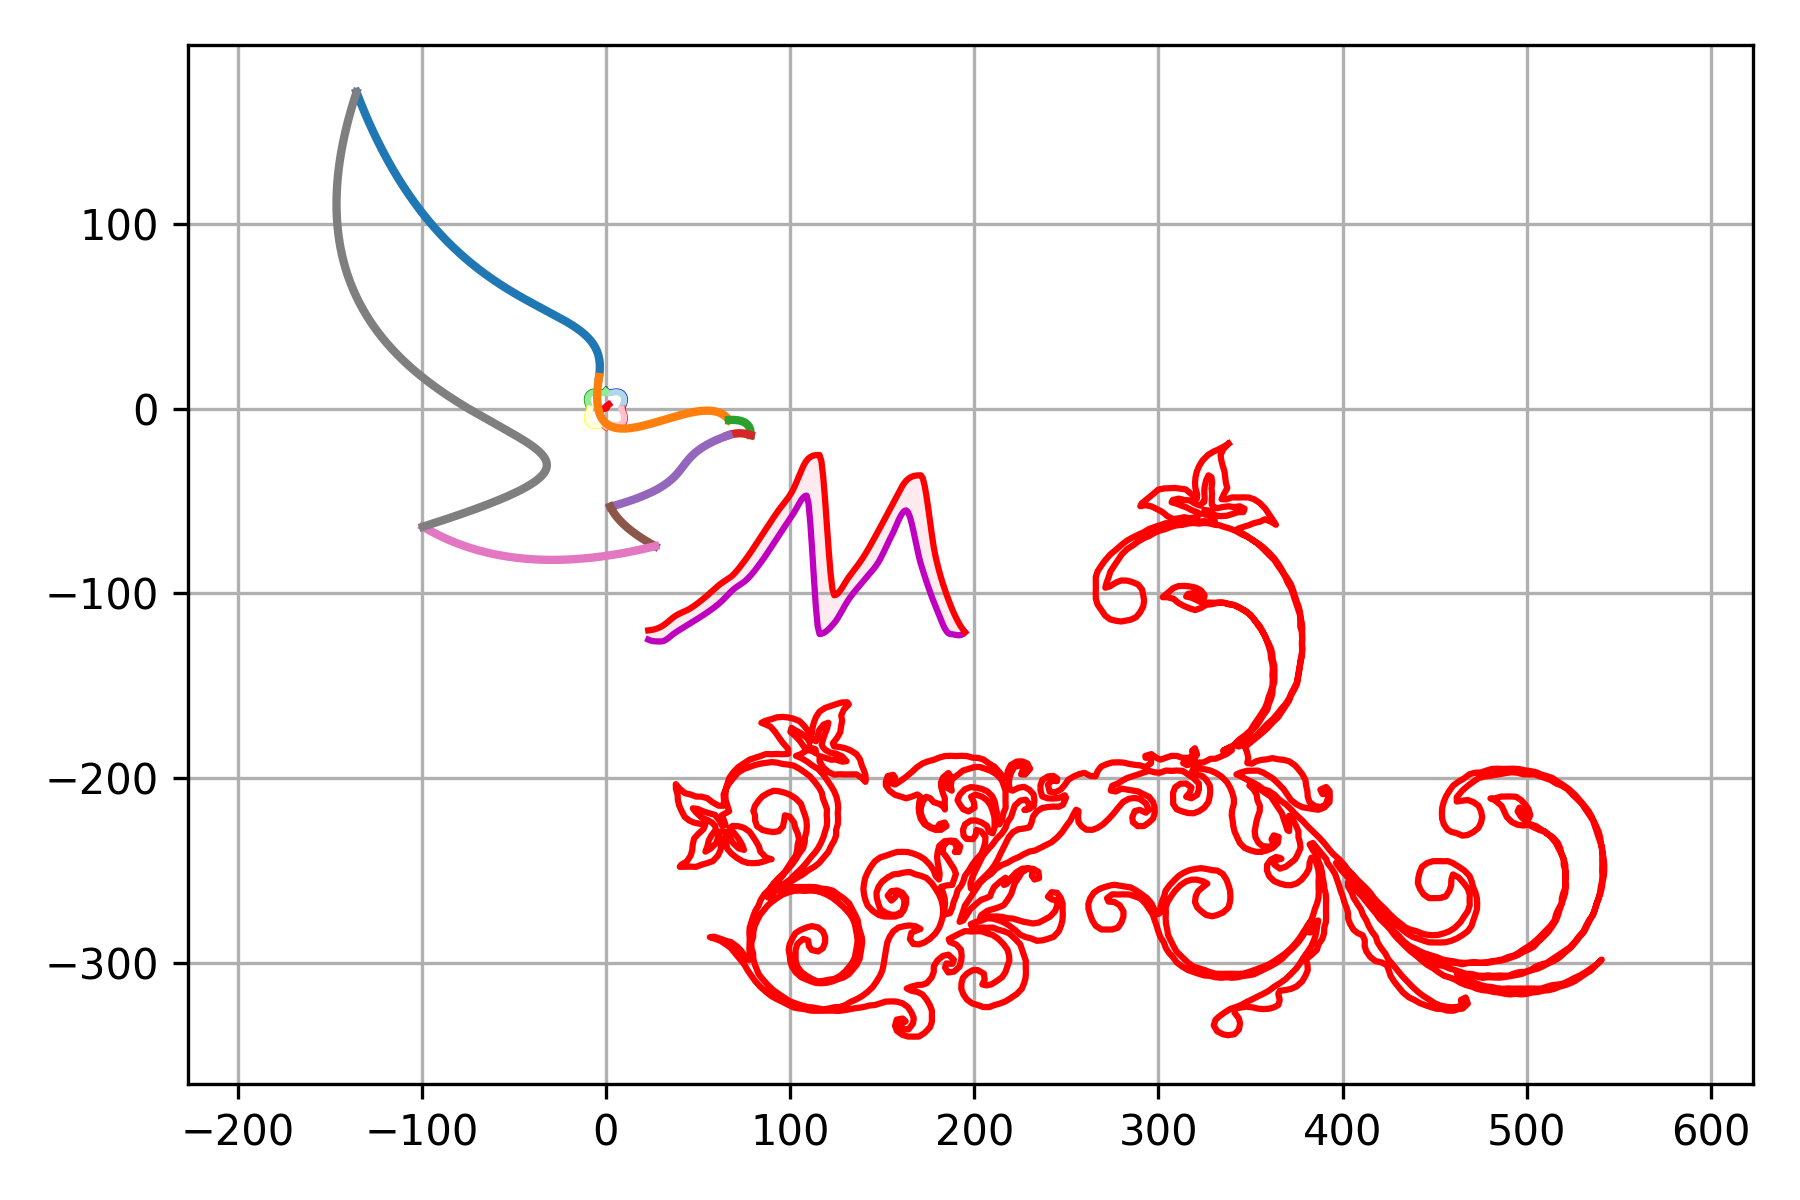

Python code for this plot:
import numpy as np
import matplotlib.pyplot as plt

def apply_affine(points, A=np.eye(2), b=np.zeros(2)):
    return A @ points + b[:, None]

def rot_matrix(theta):
    return np.array([[np.cos(theta), -np.sin(theta)],
                     [np.sin(theta),  np.cos(theta)]])

transforms = {
    "D1": {"A": np.array([[1, 0.3], [0, 1]]), "b": np.array([0, 0])},
    "D2": {"A": rot_matrix(np.pi/11) @ np.array([[1.7, 0], [0, 1.7]]), "b": np.array([0.5, 1.7])},
    "D3": {"A": np.array([[0.04, 0], [0, 0.04]]), "b": np.array([-2, 1.3])},
    "D4": {"A": np.array([[1, 0.3], [0, 1]]) @ np.array([[0.045, 0], [0, 0.05]]), "b": np.array([2, 8])},
    "D4p": {"A": np.array([[1, -0.2], [0, 1]]) @ np.array([[0.05, 0], [0, 0.05]]) , "b": np.array([-11, -1.5])},
    "D5": {"A": rot_matrix(-np.pi/2) @ np.array([[0.018, 0], [0, 0.018]]), "b": np.array([6.3, 1.7])}
}

plt.figure(figsize=(6,6))

# ===================== D1 =======================

D1 = np.load("D1/curves.npy", allow_pickle=True).item()
colors = ["blue","lightblue","green","lightgreen","yellow","lightyellow","red","pink"]

A, b = transforms["D1"]["A"], transforms["D1"]["b"]
for i, key in enumerate(D1.keys()):
    pts=np.vstack(D1[key])
    # pts = apply_affine(np.vstack(D1[key]), A, b)
    plt.plot(pts[0], pts[1], label=key, color=colors[i])

# ======================D2=======================

D2 = {
    'x_vals': np.load("D2/g_x_vals.npy"),
    'y_lower': np.load("D2/g_y_lower.npy"),
    'y_upper': np.load("D2/g_y_upper.npy")
}

A, b = transforms["D2"]["A"], transforms["D2"]["b"]
x = apply_affine(np.vstack((D2['x_vals'], D2['y_upper'])), A, b)
y = apply_affine(np.vstack((D2['x_vals'], D2['y_lower'])), A, b)
plt.plot(x[0], x[1], 'm-', label="D2 Upper Boundary")
plt.plot(y[0], y[1], 'r-', label="D2 Lower Boundary")

#===================== D3 ===================

D3 = np.load("D3/bezier.npz")
A, b = transforms["D3"]["A"], transforms["D3"]["b"]
for i, key in enumerate(D3.files, start=1):
    pts = apply_affine(D3[key].T, A, b)
    plt.plot(pts[0], pts[1], linewidth=2, label=f"Curve {i}")

# ======================D4=======================

D4 = {
    'x_vals': np.load("D4/x_vals.npy"),
    'y_upper': -np.load("D4/y_lower.npy"),
    'y_lower': -np.load("D4/y_upper.npy")
}

A, b = transforms["D4"]["A"], transforms["D4"]["b"]
upper = apply_affine(np.vstack((D4['x_vals'], D4['y_upper'])), A, b)
lower = apply_affine(np.vstack((D4['x_vals'], D4['y_lower'])), A, b)
plt.plot(upper[0], upper[1], 'm-', label="D4 Upper Boundary")
plt.plot(lower[0], lower[1], 'r-', label="D4 Lower Boundary")
# plt.fill_between(upper[0], lower[1], upper[1], color='pink', alpha=0.3)

A, b = transforms["D4p"]["A"], transforms["D4p"]["b"]
upperp = apply_affine(np.vstack((D4['x_vals'], D4['y_upper'])), A, b)
lowerp = apply_affine(np.vstack((D4['x_vals'], D4['y_lower'])), A, b)
plt.plot(upperp[0], upperp[1], 'm-', label="D4' Upper Boundary")
plt.plot(lowerp[0], lowerp[1], 'r-', label="D4' Lower Boundary")

# ======================D5=======================

D5 = np.load("D5/fourier.npz")
z_recon = D5["z_recon"]
A, b = transforms["D5"]["A"], transforms["D5"]["b"]
z_pts = apply_affine(np.vstack((np.real(z_recon), -np.imag(z_recon))), A, b)
plt.plot(z_pts[0], z_pts[1], color='red', label="D5 Fourier")

# =============================================================================

plt.grid(True)  
plt.axis('equal')
# plt.legend();
plt.tight_layout()
# plt.show()
plt.savefig("assemble_all.png", dpi=300, bbox_inches='tight')


